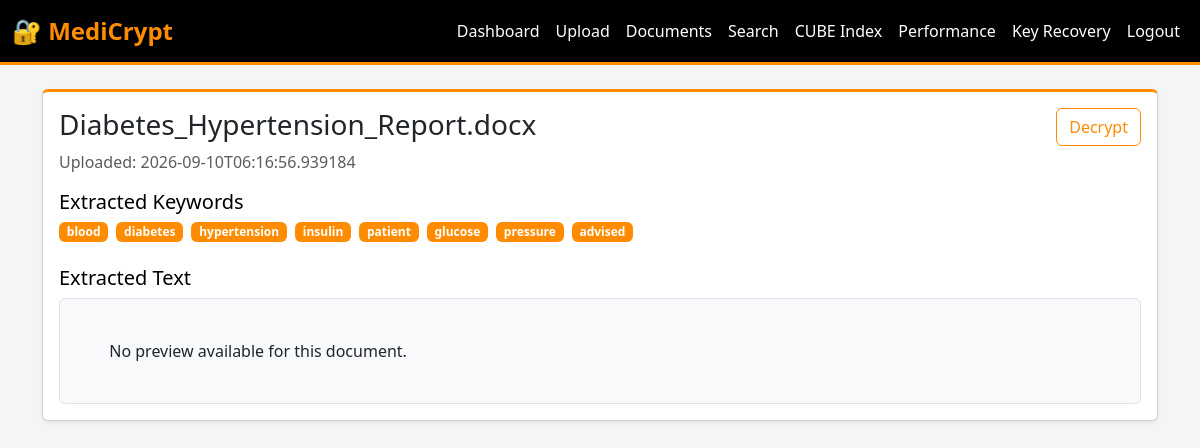
The app's page /documents/2 (signed in) with its own data.
### tables this page shows
CREATE TABLE documents (id INTEGER PRIMARY KEY AUTOINCREMENT, filename TEXT, owner INTEGER, upload_date TEXT, encrypted_path TEXT, aes_key TEXT, FOREIGN KEY(owner) REFERENCES users(id));

CREATE TABLE keywords (id INTEGER PRIMARY KEY AUTOINCREMENT, document_id INTEGER, keyword TEXT, FOREIGN KEY(document_id) REFERENCES documents(id));

### app.py (the view)
    def wrapped_view(**kwargs):
        if "user_id" not in session:
            return redirect(url_for("login"))
        return view(**kwargs)

### app.py (called while the page is built)
def get_db():
    db = getattr(g, "db", None)
    if db is None:
        db = sqlite3.connect(app.config["DATABASE"])
        db.row_factory = sqlite3.Row
        g.db = db
    return db

def login_required(view):
    def wrapped_view(**kwargs):
        if "user_id" not in session:
            return redirect(url_for("login"))
        return view(**kwargs)
    wrapped_view.__name__ = view.__name__
    return wrapped_view

### templates/document_detail.html
{% extends "layout.html" %}
{% block content %}
<div class="card shadow-sm">
  <div class="card-body">
    <div class="d-flex justify-content-between align-items-start mb-3">
      <div>
        <h3 class="card-title">{{ document.filename }}</h3>
        <p class="text-muted mb-0">Uploaded: {{ document.upload_date }}</p>
      </div>
      <a class="btn btn-outline-primary" href="{{ url_for('decrypt', document_id=document.id) }}">Decrypt</a>
    </div>
    <div class="mb-4">
      <h5>Extracted Keywords</h5>
      {% if keywords %}
      <div class="d-flex flex-wrap gap-2">
        {% for keyword in keywords %}
          <span class="badge bg-secondary">{{ keyword }}</span>
        {% endfor %}
      </div>
      {% else %}
      <p class="text-muted">No keywords were extracted from this document.</p>
      {% endif %}
    </div>
    <div>
      <h5>Extracted Text</h5>
      <div class="border rounded p-3 bg-light" style="white-space: pre-wrap; max-height: 420px; overflow:auto;">
        {{ extracted_text or 'No preview available for this document.' }}
      </div>
    </div>
  </div>
</div>
{% endblock %}

### templates/layout.html (style rules this page uses)
:root { --primary-color: #000000; --orange-color: #ff8c00; --dark-bg: #1a1a1a; --light-text: #ffffff; }
body { background-color: #f5f5f5; }
.btn-outline-primary { color: var(--orange-color) !important; border-color: var(--orange-color) !important; }
.card { border-top: 3px solid var(--orange-color); }
.badge { background-color: var(--orange-color) !important; }
h1, h2, h3, h4, h5, h6 { color: var(--primary-color); }

### records on screen
documents: filename "Diabetes_Hypertension_Report.docx", upload_date "2026-09-10T06:16:56.939184"
keywords: keyword "blood"
keywords: keyword "diabetes"
keywords: keyword "hypertension"
keywords: keyword "insulin"
keywords: keyword "patient"
keywords: keyword "glucose"
keywords: keyword "pressure"
keywords: keyword "advised"

### other values on screen
{{ extracted_text or 'No preview available for this document.' }} "No preview available for this document."
